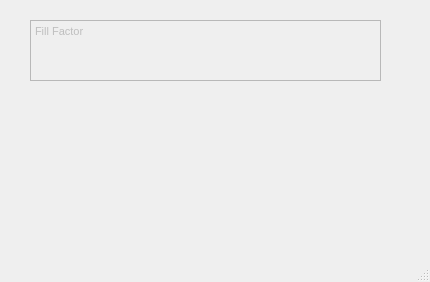
<?xml version="1.0" encoding="UTF-8"?>
<ui version="4.0">
 <class>FillFactorHelpWindow</class>
 <widget class="QMainWindow" name="FillFactorHelpWindow">
  <property name="geometry">
   <rect>
    <x>0</x>
    <y>0</y>
    <width>430</width>
    <height>282</height>
   </rect>
  </property>
  <property name="windowTitle">
   <string>MainWindow</string>
  </property>
  <widget class="QWidget" name="centralwidget">
   <widget class="QTextEdit" name="textEdit">
    <property name="enabled">
     <bool>false</bool>
    </property>
    <property name="geometry">
     <rect>
      <x>30</x>
      <y>20</y>
      <width>351</width>
      <height>61</height>
     </rect>
    </property>
    <property name="html">
     <string>&lt;!DOCTYPE HTML PUBLIC &quot;-//W3C//DTD HTML 4.0//EN&quot; &quot;http://www.w3.org/TR/REC-html40/strict.dtd&quot;&gt;
&lt;html&gt;&lt;head&gt;&lt;meta name=&quot;qrichtext&quot; content=&quot;1&quot; /&gt;&lt;style type=&quot;text/css&quot;&gt;
p, li { white-space: pre-wrap; }
&lt;/style&gt;&lt;/head&gt;&lt;body style=&quot; font-family:'MS Shell Dlg 2'; font-size:8.25pt; font-weight:400; font-style:normal;&quot;&gt;
&lt;p style=&quot; margin-top:0px; margin-bottom:0px; margin-left:0px; margin-right:0px; -qt-block-indent:0; text-indent:0px;&quot;&gt;Fill Factor&lt;/p&gt;&lt;/body&gt;&lt;/html&gt;</string>
    </property>
   </widget>
  </widget>
  <widget class="QMenuBar" name="menubar">
   <property name="geometry">
    <rect>
     <x>0</x>
     <y>0</y>
     <width>430</width>
     <height>21</height>
    </rect>
   </property>
  </widget>
  <widget class="QStatusBar" name="statusbar"/>
 </widget>
 <resources/>
 <connections/>
</ui>
